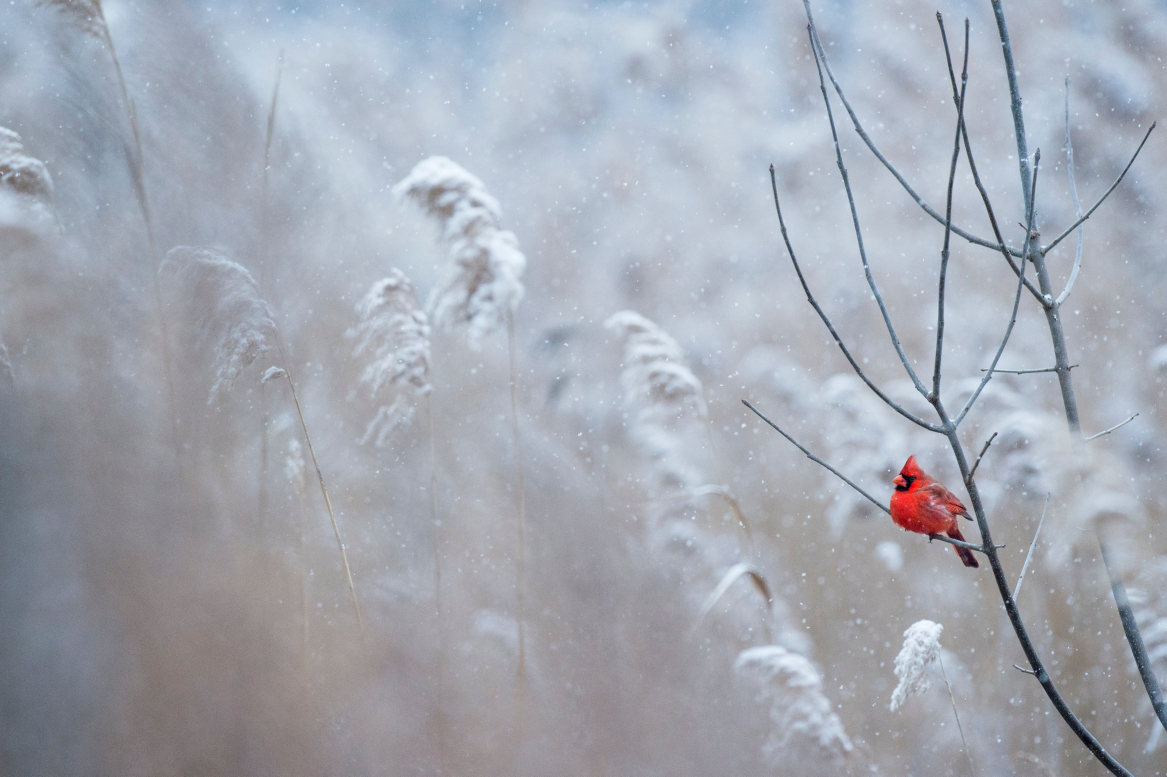
#> input picture Сем 6/Обработка изображений/Final/ray-hennessy-6-JIDCnZG2E-unsplash.jpg, 4667 x 3106 px (shown at 1/4 size)
$ python main.py
#> lines starting #> are read from the running program, lines starting #| are printed output that depends on the picture; after the words box and inside, x2 and y2 are one past the last pixel; in counts of white or black regions, pixels touching at a corner belong together
import cv2
import numpy as np
import pywt

img = cv2.imread('ray-hennessy-6-JIDCnZG2E-unsplash.jpg')
#> img is the input picture: shape (3106, 4667, 3); mean B, G, R 178, 168.1, 163
img_rgb = cv2.cvtColor(img, cv2.COLOR_BGR2RGB)
h0, w0 = img_rgb.shape[:2]
#> h0 = 3106; w0 = 4667
ratio = w0 / h0
#> ratio = 1.5
new_w = 2333
new_h = int(np.floor(h0 * new_w / w0))
#> new_h = 1552
resized = cv2.resize(img_rgb, (new_w, new_h), interpolation=cv2.INTER_AREA)

hist_r, _ = np.histogram(resized[:, :, 0].ravel(), bins=256, range=(0, 255), density=True)
#> hist_r = 256 values, max 0.0196 at index 158, min 5.55e-07 at index 255, mean 0.00392
hist_g, _ = np.histogram(resized[:, :, 1].ravel(), bins=256, range=(0, 255), density=True)
#> hist_g = 256 values, max 0.0138 at index 167, min 0 at index 249, mean 0.00392
hist_b, _ = np.histogram(resized[:, :, 2].ravel(), bins=256, range=(0, 255), density=True)
#> hist_b = 256 values, max 0.014 at index 215, min 0 at index 0, mean 0.00392
max_density = max(hist_r.max(), hist_g.max(), hist_b.max())
#> max_density = 0.0196

norm = resized.astype(np.float32)
for c in range(3):
    ch = norm[:, :, c]
    norm[:, :, c] = (ch - ch.min()) * 255 / (ch.max() - ch.min())
#> this loop made 3 passes
#> pass 1, `ch = norm[:, :, c]`:
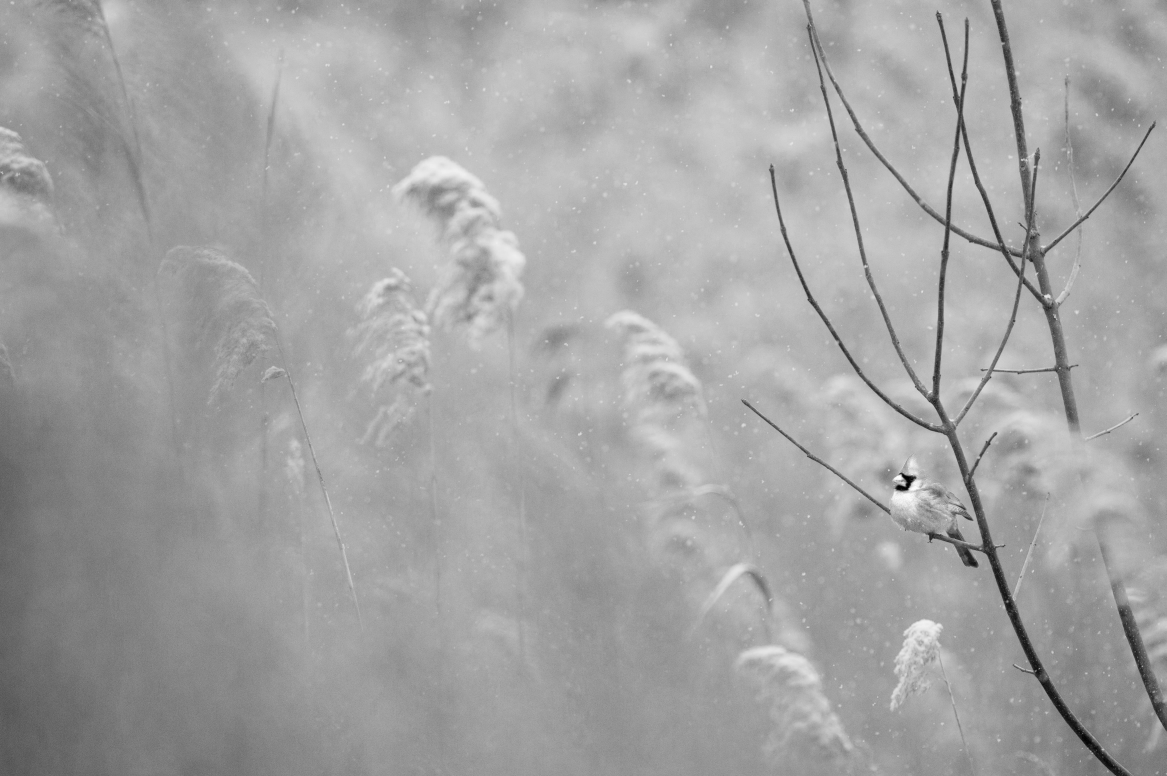
#> ch: shape (1552, 2333) float32 (shown at 1/2 size); min 0, max 255, mean 163
#> pass 2, `ch = norm[:, :, c]`:
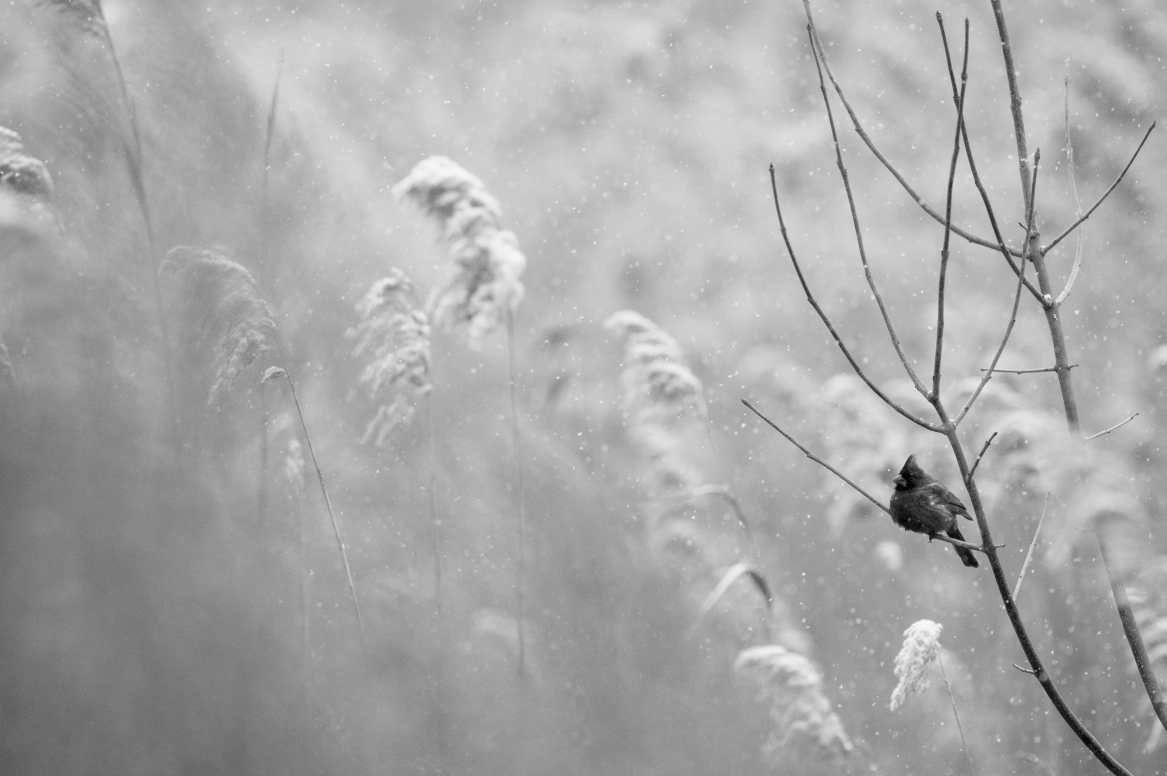
#> ch: shape (1552, 2333) float32 (shown at 1/2 size); min 0, max 248, mean 168.1
#> pass 3, `ch = norm[:, :, c]`:
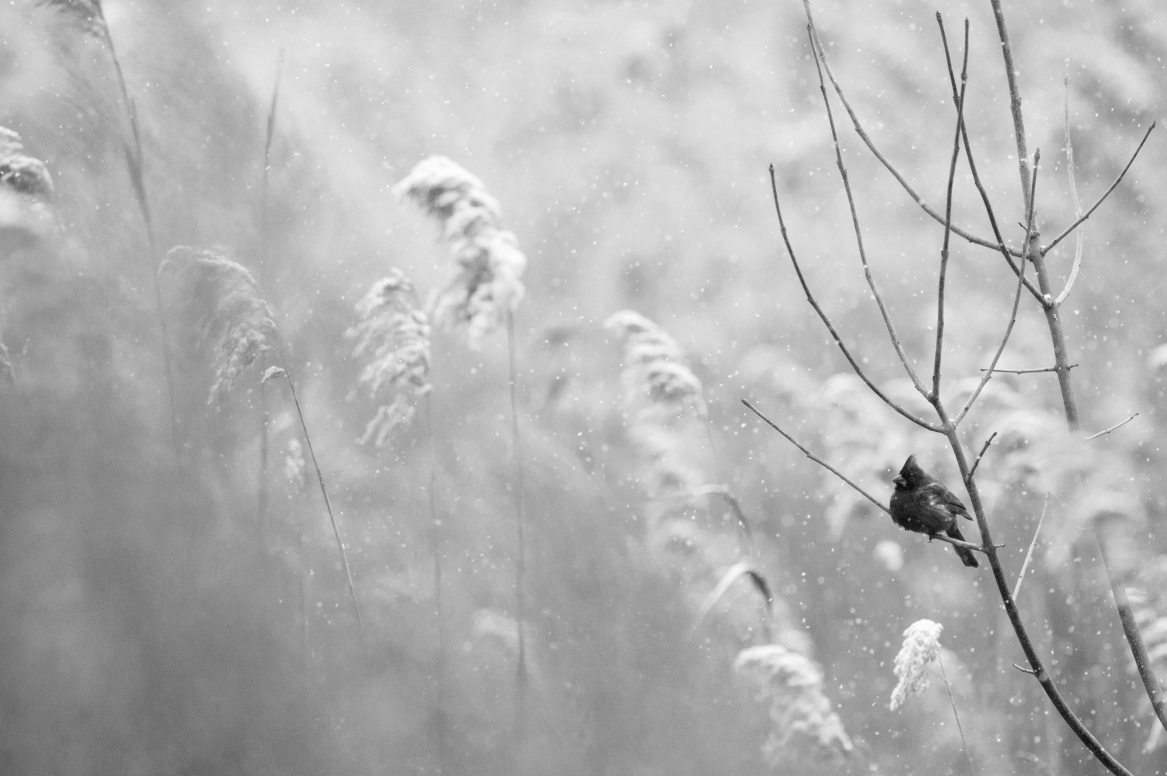
#> ch: shape (1552, 2333) float32 (shown at 1/2 size); min 3, max 255, mean 178
norm = norm.astype(np.uint8)
R, G, B = norm[798, 1136]
#> R = 188; G = 203; B = 209

gray = cv2.cvtColor(norm, cv2.COLOR_RGB2GRAY).astype(np.float32)
cA, _ = pywt.dwt2(gray, 'haar')
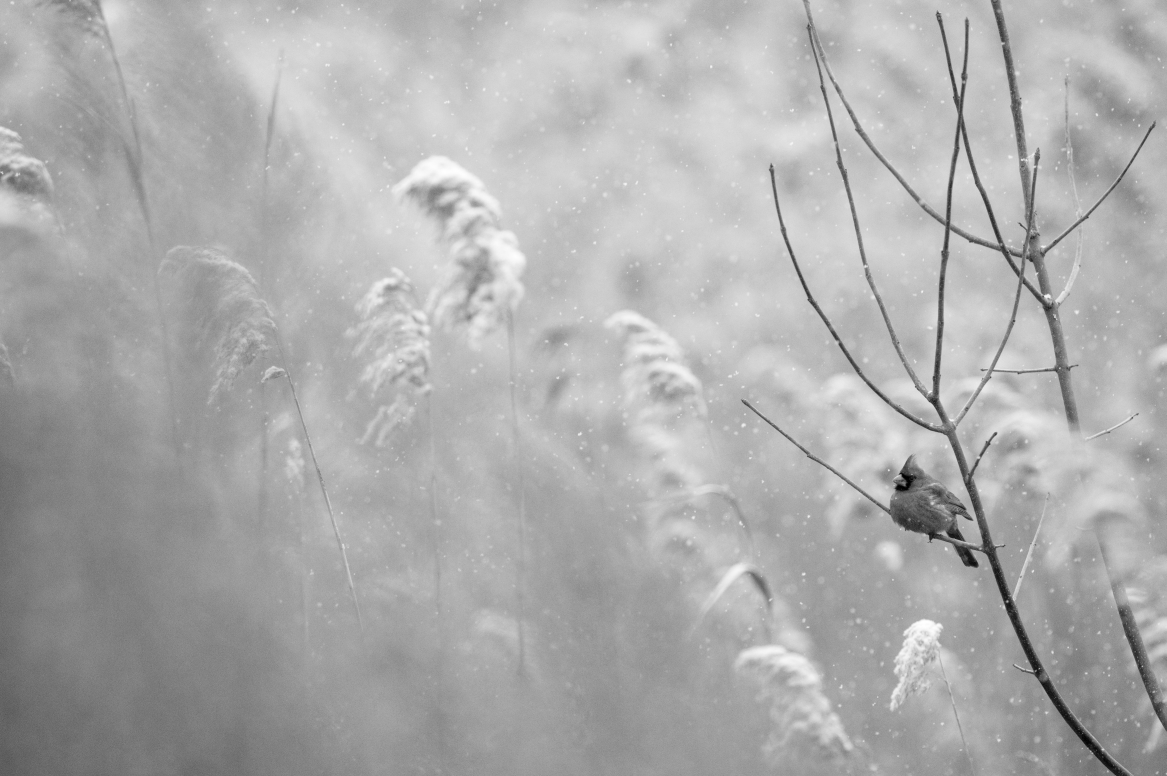
#> cA: shape (776, 1167) float32; min 4, max 498.5, mean 340; drawn with min black and max white
cA1, _ = pywt.dwt2(cA, 'haar')
mask = np.abs(cA1) < 80
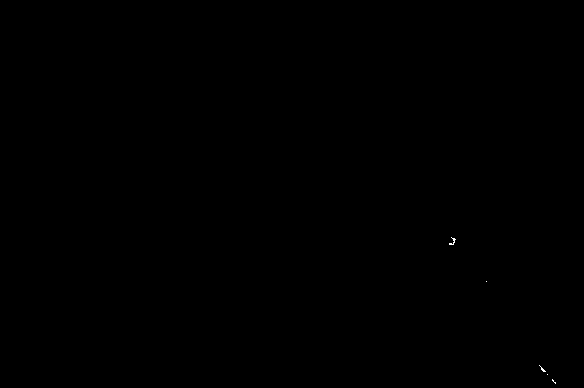
#> mask: shape (388, 584) bool; 0.02% white in thin lines or dots, all inside (x1, y1, x2, y2) = (449, 237, 556, 384)
count_zeroed = int(mask.sum())
#> count_zeroed = 44

print(f"{ratio:.3f}")
#| 1.503
print(new_h)
#| 1552
print(f"{max_density:.4f}")
#| 0.0196
print(R)
#| 188
print(G)
#| 203
print(B)
#| 209
print(count_zeroed)
#| 44
